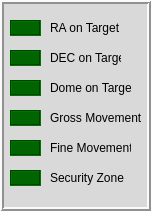
   <widget class="QFrame" name="frame">
    <property name="geometry">
     <rect>
      <x>300</x>
      <y>140</y>
      <width>151</width>
      <height>211</height>
     </rect>
    </property>
    <property name="styleSheet">
     <string notr="true">background-color: rgb(217, 217, 217);</string>
    </property>
    <property name="frameShape">
     <enum>QFrame::Box</enum>
    </property>
    <property name="frameShadow">
     <enum>QFrame::Raised</enum>
    </property>
    <property name="lineWidth">
     <number>2</number>
    </property>
    <widget class="QLabel" name="label_66">
     <property name="geometry">
      <rect>
       <x>50</x>
       <y>50</y>
       <width>71</width>
       <height>16</height>
      </rect>
     </property>
     <property name="text">
      <string>DEC on Target</string>
     </property>
    </widget>
    <widget class="QLabel" name="statGross">
     <property name="geometry">
      <rect>
       <x>10</x>
       <y>110</y>
       <width>31</width>
       <height>16</height>
      </rect>
     </property>
     <property name="whatsThis">
      <string/>
     </property>
     <property name="autoFillBackground">
      <bool>false</bool>
     </property>
     <property name="styleSheet">
      <string notr="true">background-color: darkgreen</string>
     </property>
     <property name="frameShape">
      <enum>QFrame::Box</enum>
     </property>
     <property name="frameShadow">
      <enum>QFrame::Sunken</enum>
     </property>
     <property name="text">
      <string/>
     </property>
     <property name="alignment">
      <set>Qt::AlignCenter</set>
     </property>
    </widget>
    <widget class="QLabel" name="statDEC">
     <property name="geometry">
      <rect>
       <x>10</x>
       <y>50</y>
       <width>31</width>
       <height>16</height>
      </rect>
     </property>
     <property name="whatsThis">
      <string/>
     </property>
     <property name="autoFillBackground">
      <bool>false</bool>
     </property>
     <property name="styleSheet">
      <string notr="true">background-color: darkgreen</string>
     </property>
     <property name="frameShape">
      <enum>QFrame::Box</enum>
     </property>
     <property name="frameShadow">
      <enum>QFrame::Sunken</enum>
     </property>
     <property name="text">
      <string/>
     </property>
     <property name="alignment">
      <set>Qt::AlignCenter</set>
     </property>
    </widget>
    <widget class="QLabel" name="label_sideral_4">
     <property name="geometry">
      <rect>
       <x>50</x>
       <y>80</y>
       <width>81</width>
       <height>16</height>
      </rect>
     </property>
     <property name="text">
      <string>Dome on Target</string>
     </property>
    </widget>
    <widget class="QLabel" name="label_67">
     <property name="geometry">
      <rect>
       <x>50</x>
       <y>20</y>
       <width>71</width>
       <height>16</height>
      </rect>
     </property>
     <property name="text">
      <string>RA on Target</string>
     </property>
    </widget>
    <widget class="QLabel" name="statRA">
     <property name="geometry">
      <rect>
       <x>10</x>
       <y>20</y>
       <width>31</width>
       <height>16</height>
      </rect>
     </property>
     <property name="whatsThis">
      <string/>
     </property>
     <property name="autoFillBackground">
      <bool>false</bool>
     </property>
     <property name="styleSheet">
      <string notr="true">background-color: darkgreen</string>
     </property>
     <property name="frameShape">
      <enum>QFrame::Box</enum>
     </property>
     <property name="frameShadow">
      <enum>QFrame::Sunken</enum>
     </property>
     <property name="text">
      <string/>
     </property>
     <property name="alignment">
      <set>Qt::AlignCenter</set>
     </property>
    </widget>
    <widget class="QLabel" name="statDome">
     <property name="geometry">
      <rect>
       <x>10</x>
       <y>80</y>
       <width>31</width>
       <height>16</height>
      </rect>
     </property>
     <property name="whatsThis">
      <string/>
     </property>
     <property name="autoFillBackground">
      <bool>false</bool>
     </property>
     <property name="styleSheet">
      <string notr="true">background-color: darkgreen</string>
     </property>
     <property name="frameShape">
      <enum>QFrame::Box</enum>
     </property>
     <property name="frameShadow">
      <enum>QFrame::Sunken</enum>
     </property>
     <property name="text">
      <string/>
     </property>
     <property name="alignment">
      <set>Qt::AlignCenter</set>
     </property>
    </widget>
    <widget class="QLabel" name="label_68">
     <property name="geometry">
      <rect>
       <x>50</x>
       <y>110</y>
       <width>91</width>
       <height>16</height>
      </rect>
     </property>
     <property name="text">
      <string>Gross Movement</string>
     </property>
    </widget>
    <widget class="QLabel" name="statFine">
     <property name="geometry">
      <rect>
       <x>10</x>
       <y>140</y>
       <width>31</width>
       <height>16</height>
      </rect>
     </property>
     <property name="whatsThis">
      <string/>
     </property>
     <property name="autoFillBackground">
      <bool>false</bool>
     </property>
     <property name="styleSheet">
      <string notr="true">background-color: darkgreen</string>
     </property>
     <property name="frameShape">
      <enum>QFrame::Box</enum>
     </property>
     <property name="frameShadow">
      <enum>QFrame::Sunken</enum>
     </property>
     <property name="text">
      <string/>
     </property>
     <property name="alignment">
      <set>Qt::AlignCenter</set>
     </property>
    </widget>
    <widget class="QLabel" name="label_69">
     <property name="geometry">
      <rect>
       <x>50</x>
       <y>140</y>
       <width>81</width>
       <height>16</height>
      </rect>
     </property>
     <property name="text">
      <string>Fine Movement</string>
     </property>
    </widget>
    <widget class="QLabel" name="statSecurity">
     <property name="geometry">
      <rect>
       <x>10</x>
       <y>170</y>
       <width>31</width>
       <height>16</height>
      </rect>
     </property>
     <property name="whatsThis">
      <string/>
     </property>
     <property name="autoFillBackground">
      <bool>false</bool>
     </property>
     <property name="styleSheet">
      <string notr="true">background-color: darkgreen</string>
     </property>
     <property name="frameShape">
      <enum>QFrame::Box</enum>
     </property>
     <property name="frameShadow">
      <enum>QFrame::Sunken</enum>
     </property>
     <property name="text">
      <string/>
     </property>
     <property name="alignment">
      <set>Qt::AlignCenter</set>
     </property>
    </widget>
    <widget class="QLabel" name="label_70">
     <property name="geometry">
      <rect>
       <x>50</x>
       <y>170</y>
       <width>91</width>
       <height>16</height>
      </rect>
     </property>
     <property name="text">
      <string>Security Zone</string>
     </property>
    </widget>
   </widget>
